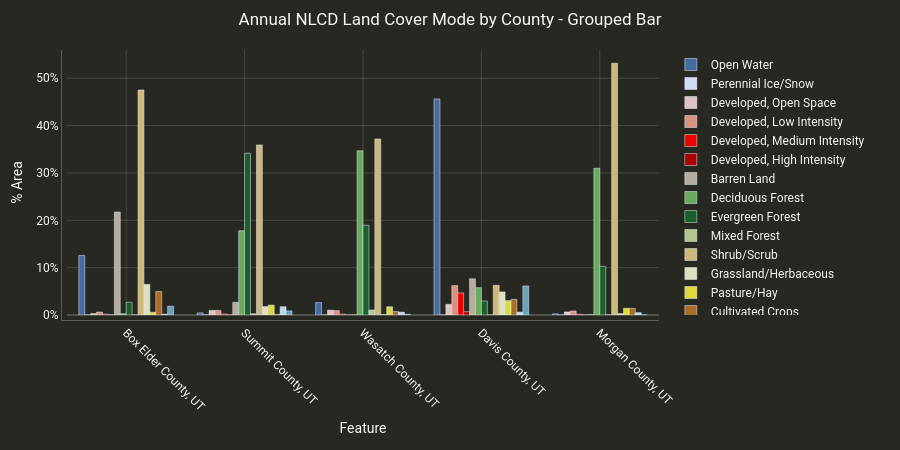

Here is the notebook cell this chart was saved with:
### Code cell
# NLCD grouped bar across counties (ee.Image + feature_label = grouped bar chart)
# Using .mode() to reduce the ImageCollection to a single Image first
nlcd_mode = nlcd.mode().set(nlcd_viz_props)

result = cl.summarize_and_chart(
    nlcd_mode,
    counties.limit(5),
    feature_label='FULL_NAME',
    title='Annual NLCD Land Cover Mode by County - Grouped Bar',
    width=900,
    height=450,
)
df, fig = result['df'], result['chart']
fig.show()
display(df)

# Stacked bar chart of LCMS Land Cover (2022-2024) for the first 3 counties

lcms_subset = lcms.select(['Land_Cover']).filter(ee.Filter.calendarRange(2022, 2024, 'year'))
county_subset = counties.limit(3)

result = cl.summarize_and_chart(
    nlcd_mode,
    counties.limit(5),
    feature_label='FULL_NAME',
    chart_type='stacked_bar',
    title='Annual NLCD Land Cover Mode by County - Stacked Bar',
    width=900,
    height=450
)
stacked_bar_df, stacked_bar_fig = result['df'], result['chart']
stacked_bar_fig.show()
display(stacked_bar_df)

### Figure 1 — Plotly figure (JSON) as saved in the notebook; plotly's stock layout.template omitted (floating-point values rounded to 4 significant figures)
{"data": [{"marker": {"color": "#466b9f"}, "name": "Open Water", "type": "bar", "x": ["Box Elder County, UT", "Summit County, UT", "Wasatch County, UT", "Davis County, UT", "Morgan County, UT"], "y": [12.57, 0.44, 2.61, 45.63, 0.24]}, {"marker": {"color": "#d1def8"}, "name": "Perennial Ice/Snow", "type": "bar", "x": ["Box Elder County, UT", "Summit County, UT", "Wasatch County, UT", "Davis County, UT", "Morgan County, UT"], "y": [0.0, 0.0, 0.0, 0.0, 0.0]}, {"marker": {"color": "#dec5c5"}, "name": "Developed, Open Space", "type": "bar", "x": ["Box Elder County, UT", "Summit County, UT", "Wasatch County, UT", "Davis County, UT", "Morgan County, UT"], "y": [0.3, 0.96, 1.02, 2.26, 0.65]}, {"marker": {"color": "#d99282"}, "name": "Developed, Low Intensity", "type": "bar", "x": ["Box Elder County, UT", "Summit County, UT", "Wasatch County, UT", "Davis County, UT", "Morgan County, UT"], "y": [0.62, 0.97, 0.93, 6.2, 0.85]}, {"marker": {"color": "#eb0000"}, "name": "Developed, Medium Intensity", "type": "bar", "x": ["Box Elder County, UT", "Summit County, UT", "Wasatch County, UT", "Davis County, UT", "Morgan County, UT"], "y": [0.17, 0.2, 0.2, 4.67, 0.16]}, {"marker": {"color": "#ab0000"}, "name": "Developed, High Intensity", "type": "bar", "x": ["Box Elder County, UT", "Summit County, UT", "Wasatch County, UT", "Davis County, UT", "Morgan County, UT"], "y": [0.04, 0.01, 0.01, 0.7, 0.0]}, {"marker": {"color": "#b3ac9f"}, "name": "Barren Land", "type": "bar", "x": ["Box Elder County, UT", "Summit County, UT", "Wasatch County, UT", "Davis County, UT", "Morgan County, UT"], "y": [21.75, 2.67, 0.01, 7.64, 0.03]}, {"marker": {"color": "#68ab5f"}, "name": "Deciduous Forest", "type": "bar", "x": ["Box Elder County, UT", "Summit County, UT", "Wasatch County, UT", "Davis County, UT", "Morgan County, UT"], "y": [0.27, 17.8, 34.68, 5.76, 31.0]}, {"marker": {"color": "#1c5f2c"}, "name": "Evergreen Forest", "type": "bar", "x": ["Box Elder County, UT", "Summit County, UT", "Wasatch County, UT", "Davis County, UT", "Morgan County, UT"], "y": [2.69, 34.17, 18.97, 2.96, 10.28]}, {"marker": {"color": "#b5c58f"}, "name": "Mixed Forest", "type": "bar", "x": ["Box Elder County, UT", "Summit County, UT", "Wasatch County, UT", "Davis County, UT", "Morgan County, UT"], "y": [0.0, 0.26, 1.06, 0.0, 0.0]}, {"marker": {"color": "#ccb879"}, "name": "Shrub/Scrub", "type": "bar", "x": ["Box Elder County, UT", "Summit County, UT", "Wasatch County, UT", "Davis County, UT", "Morgan County, UT"], "y": [47.53, 35.92, 37.19, 6.27, 53.17]}, {"marker": {"color": "#dfdfc2"}, "name": "Grassland/Herbaceous", "type": "bar", "x": ["Box Elder County, UT", "Summit County, UT", "Wasatch County, UT", "Davis County, UT", "Morgan County, UT"], "y": [6.47, 1.78, 0.08, 4.87, 0.29]}, {"marker": {"color": "#dcd939"}, "name": "Pasture/Hay", "type": "bar", "x": ["Box Elder County, UT", "Summit County, UT", "Wasatch County, UT", "Davis County, UT", "Morgan County, UT"], "y": [0.58, 2.09, 1.74, 3.03, 1.42]}, {"marker": {"color": "#ab6c28"}, "name": "Cultivated Crops", "type": "bar", "x": ["Box Elder County, UT", "Summit County, UT", "Wasatch County, UT", "Davis County, UT", "Morgan County, UT"], "y": [4.98, 0.12, 0.73, 3.3, 1.39]}, {"marker": {"color": "#b8d9eb"}, "name": "Woody Wetlands", "type": "bar", "x": ["Box Elder County, UT", "Summit County, UT", "Wasatch County, UT", "Davis County, UT", "Morgan County, UT"], "y": [0.16, 1.75, 0.61, 0.61, 0.5]}, {"marker": {"color": "#6c9fb8"}, "name": "Emergent Herbaceous Wetlands", "type": "bar", "x": ["Box Elder County, UT", "Summit County, UT", "Wasatch County, UT", "Davis County, UT", "Morgan County, UT"], "y": [1.86, 0.87, 0.15, 6.13, 0.02]}], "layout": {"barmode": "group", "font": {"color": "#f8f8f2", "family": "Roboto"}, "height": 450, "hovermode": "x unified", "legend": {"font": {"color": "#f8f8f2"}}, "margin": {"b": 80, "l": 35, "pad": 5, "r": 25, "t": 50}, "paper_bgcolor": "#272822", "plot_bgcolor": "#272822", "title": {"font": {"color": "#f8f8f2"}, "text": "Annual NLCD Land Cover Mode by County - Grouped Bar", "x": 0.5, "xanchor": "center"}, "width": 900, "xaxis": {"automargin": true, "gridcolor": "rgba(248,248,242,0.15)", "linecolor": "rgba(248,248,242,0.25)", "tickangle": 45, "tickfont": {"color": "#f8f8f2"}, "title": {"font": {"color": "#f8f8f2"}, "text": "Feature"}, "zerolinecolor": "rgba(248,248,242,0.2)"}, "yaxis": {"automargin": true, "gridcolor": "rgba(248,248,242,0.15)", "linecolor": "rgba(248,248,242,0.25)", "tickfont": {"color": "#f8f8f2"}, "ticksuffix": "%", "title": {"font": {"color": "#f8f8f2"}, "text": "% Area"}, "zerolinecolor": "rgba(248,248,242,0.2)"}}}
